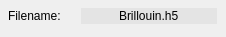
              <widget class="QWidget" name="filenameWidget" native="true">
               <property name="sizePolicy">
                <sizepolicy hsizetype="Preferred" vsizetype="Preferred">
                 <horstretch>0</horstretch>
                 <verstretch>0</verstretch>
                </sizepolicy>
               </property>
               <property name="minimumSize">
                <size>
                 <width>0</width>
                 <height>32</height>
                </size>
               </property>
               <property name="maximumSize">
                <size>
                 <width>16777215</width>
                 <height>40</height>
                </size>
               </property>
               <widget class="QWidget" name="layoutWidget2">
                <property name="geometry">
                 <rect>
                  <x>8</x>
                  <y>8</y>
                  <width>209</width>
                  <height>20</height>
                 </rect>
                </property>
                <layout class="QFormLayout" name="formLayout_3">
                 <property name="horizontalSpacing">
                  <number>20</number>
                 </property>
                 <item row="0" column="0">
                  <widget class="QLabel" name="acquisitionFilename_label">
                   <property name="frameShadow">
                    <enum>QFrame::Shadow::Raised</enum>
                   </property>
                   <property name="text">
                    <string>Filename:</string>
                   </property>
                   <property name="alignment">
                    <set>Qt::AlignmentFlag::AlignLeading|Qt::AlignmentFlag::AlignLeft|Qt::AlignmentFlag::AlignVCenter</set>
                   </property>
                  </widget>
                 </item>
                 <item row="0" column="1">
                  <widget class="QLineEdit" name="acquisitionFilename">
                   <property name="styleSheet">
                    <string notr="true">background: #E4E4E4;
border: none;</string>
                   </property>
                   <property name="text">
                    <string>Brillouin.h5</string>
                   </property>
                   <property name="alignment">
                    <set>Qt::AlignmentFlag::AlignCenter</set>
                   </property>
                   <property name="readOnly">
                    <bool>true</bool>
                   </property>
                  </widget>
                 </item>
                </layout>
               </widget>
              </widget>
